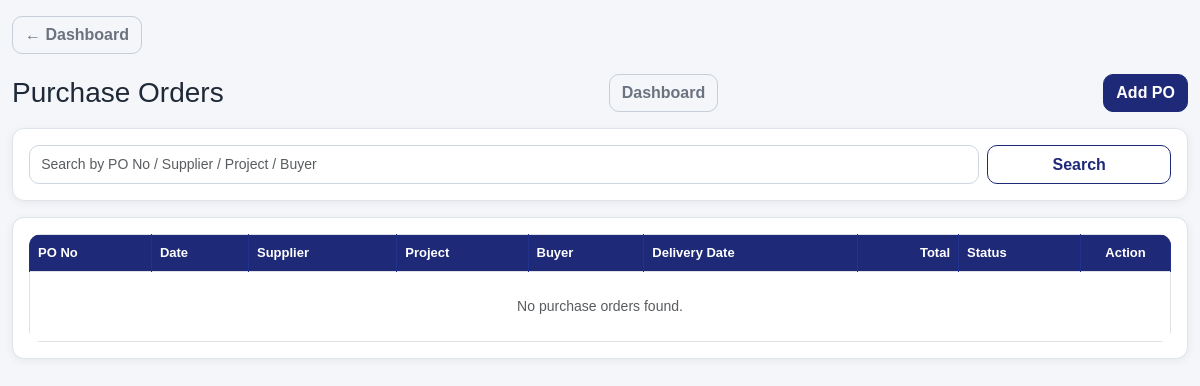
The page /purchase-orders/ (signed in) on the database as committed earlier.
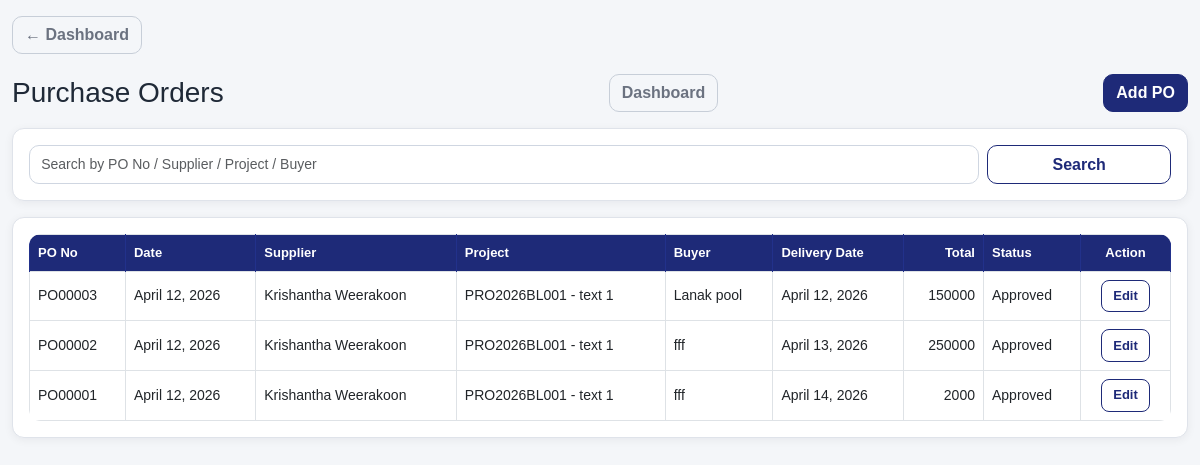
The same page on the database as committed later.
### pos/models.py (models this page shows, shortened)
class PurchaseOrder(models.Model):
    PAYMENT_METHOD_CHOICES = [
        ("cash", "Cash"),
        ("bank", "Bank Transfer"),
        ("cheque", "Cheque"),
    ]
    STATUS_CHOICES = [
        ("draft", "Draft"),
        ("approved", "Approved"),
        ("closed", "Closed"),
    ]
    po_no = models.CharField(max_length=30, unique=True, blank=True, null=True)
    po_date = models.DateField(default=timezone.now)
    delivery_date_required = models.DateField(blank=True, null=True)
    buyer_company_name = models.CharField(max_length=200, blank=True, null=True)
    buyer_address = models.TextField(blank=True, null=True)
    buyer_contact_person = models.CharField(max_length=150, blank=True, null=True)
    buyer_phone = models.CharField(max_length=50, blank=True, null=True)
    buyer_email = models.EmailField(blank=True, null=True)
    supplier = models.ForeignKey("Supplier", on_delete=models.PROTECT, related_name="purchase_orders")
    supplier_address = models.TextField(blank=True, null=True)
    supplier_contact_details = models.CharField(max_length=255, blank=True, null=True)
    project = models.ForeignKey("Project", on_delete=models.SET_NULL, null=True, blank=True, related_name="purchase_orders")
    payment_method = models.CharField(max_length=20, choices=PAYMENT_METHOD_CHOICES, default="bank")
    payment_period = models.CharField(max_length=100, blank=True, null=True)
    delivery_location = models.CharField(max_length=255, blank=True, null=True)
    delivery_method = models.CharField(max_length=100, blank=True, null=True)
    special_instructions = models.TextField(blank=True, null=True)
    terms_and_conditions = models.TextField(blank=True, null=True)
    warranty_details = models.TextField(blank=True, null=True)
    return_policy = models.TextField(blank=True, null=True)
    penalties_conditions = models.TextField(blank=True, null=True)
    authorized_person_name = models.CharField(max_length=150, blank=True, null=True)
    signature_text = models.CharField(max_length=150, blank=True, null=True)
    status = models.CharField(max_length=20, choices=STATUS_CHOICES, default="draft")
    note = models.TextField(blank=True, null=True)
    created_by = models.ForeignKey(
        User,
        on_delete=models.SET_NULL,
        null=True,
        blank=True,
        related_name="created_purchase_orders"
    )
    created_at = models.DateTimeField(auto_now_add=True)
    class Meta:
        ordering = ["-po_date", "-id"]
    @property
    def grand_total(self):
        return self.items.aggregate(total=Sum("line_total"))["total"] or Decimal("0")

class Supplier(models.Model):
    name = models.CharField(max_length=150, unique=True)
    address = models.TextField(blank=True, null=True)
    phone_1 = models.CharField(max_length=30, blank=True, null=True)
    phone_2 = models.CharField(max_length=30, blank=True, null=True)
    phone_3 = models.CharField(max_length=30, blank=True, null=True)
    email = models.EmailField(blank=True, null=True)
    contact_person = models.CharField(max_length=150, blank=True, null=True)
    bank_name = models.CharField(max_length=150, blank=True, null=True)
    bank_branch = models.CharField(max_length=150, blank=True, null=True)
    account_name = models.CharField(max_length=150, blank=True, null=True)
    account_number = models.CharField(max_length=80, blank=True, null=True)
    is_active = models.BooleanField(default=True)
    created_at = models.DateTimeField(auto_now_add=True)
    class Meta:
        ordering = ["name"]

class Project(models.Model):
    PROJECT_TYPE_CHOICES = [
        ("SW", "Swimming Pool"),
        ("BL", "Building"),
        ("EL", "Electrical"),
        ("OT", "Other"),
    ]
    STATUS_CHOICES = [
        ("ongoing", "Ongoing"),
        ("completed", "Completed"),
        ("cancelled", "Cancelled"),
    ]
    project_id = models.CharField(max_length=30, unique=True)
    project_name = models.CharField(max_length=255)
    project_type = models.CharField(max_length=10, choices=PROJECT_TYPE_CHOICES)
    client_name = models.CharField(max_length=255, blank=True, null=True)
    location = models.CharField(max_length=255, blank=True, null=True)
    estimated_value = models.DecimalField(max_digits=14, decimal_places=2, default=0)
    status = models.CharField(max_length=20, choices=STATUS_CHOICES, default="ongoing")
    is_active = models.BooleanField(default=True)
    created_by = models.ForeignKey(User, on_delete=models.SET_NULL, null=True, blank=True, related_name="created_projects")
    updated_by = models.ForeignKey(User, on_delete=models.SET_NULL, null=True, blank=True, related_name="updated_projects")
    created_at = models.DateTimeField(auto_now_add=True)
    class Meta:
        ordering = ["-id"]

### pos/views.py (the view, shortened to what this page needs)
# urls.py: path("purchase-orders/", views.purchase_order_list, name="purchase_order_list"),
@user_passes_test(can_use_project)
def purchase_order_list(request):
    query = request.GET.get("q", "").strip()
    orders = PurchaseOrder.objects.select_related(
        "supplier", "project", "created_by"
    ).prefetch_related("items").order_by("-po_date", "-id")
    return render(request, "pos/purchase_order_list.html", {
        "orders": orders,
        "query": query,
        "is_owner": is_owner(request.user),
    })

### pos/views.py (called while the page is built)
def is_owner(user):
    return user.is_superuser or user.groups.filter(name__iexact="Owner").exists()

def can_use_project(user):
    return is_owner(user) or is_manager(user) or is_clerk(user) or is_cashier(user)

### pos/templates/pos/purchase_order_list.html (shortened to what this page needs)
{% extends "base.html" %}
{% block content %}
<div class="d-flex justify-content-between align-items-center mb-3">
    <h3 class="page-title mb-0">Purchase Orders</h3>
<a href="{% url 'dashboard' %}" class="btn btn-outline-secondary"> Dashboard    </a>
    <a href="{% url 'add_purchase_order' %}" class="btn btn-primary">Add PO</a>
</div>
<div class="card card-soft mb-3">
    <div class="card-body">
        <form method="get" class="row g-2">
            <div class="col-md-10">
                <input type="text" name="q" value="{{ query }}" class="form-control"
                       placeholder="Search by PO No / Supplier / Project / Buyer">
            </div>
            <div class="col-md-2 d-grid">
                <button type="submit" class="btn btn-outline-primary">Search</button>
            </div>
        </form>
    </div>
</div>
<div class="card card-soft">
    <div class="card-body">
        <div class="table-responsive">
            <table class="table table-bordered table-hover align-middle">
                <thead>
                    <tr>
                        <th>PO No</th>
                        <th>Date</th>
                        <th>Supplier</th>
                        <th>Project</th>
                        <th>Buyer</th>
                        <th>Delivery Date</th>
                        <th class="text-end">Total</th>
                        <th>Status</th>
                        <th class="text-center" style="width:90px;">Action</th>
                    </tr>
                </thead>
                <tbody>
                    {% for o in orders %}
                    <tr>
                        <td>{{ o.po_no }}</td>
                        <td>{{ o.po_date }}</td>
                        <td>{{ o.supplier.name }}</td>
                        <td>{% if o.project %}{{ o.project.project_id }} - {{ o.project.project_name }}{% else %}-{% endif %}</td>
                        <td>{{ o.buyer_company_name|default:"-" }}</td>
                        <td>{{ o.delivery_date_required|default:"-" }}</td>
                        <td class="text-end">{{ o.grand_total }}</td>
                        <td>{{ o.get_status_display }}</td>
                        <td class="text-center">
                            <a href="{% url 'edit_purchase_order' o.id %}" class="btn btn-sm btn-outline-primary">Edit</a>
                        </td>
                    </tr>
                    {% empty %}
                    <tr>
                        <td colspan="9" class="text-center text-muted py-4">No purchase orders found.</td>
                    </tr>
                    {% endfor %}
                </tbody>
            </table>
        </div>
    </div>
</div>
{% endblock %}

Rows that differ between the two databases and show on the page:
added PurchaseOrder: po_no "PO00003", po_date "April 12, 2026", supplier.name "Krishantha Weerakoon", project.project_id "PRO2026BL001", project.project_name "text 1", buyer_company_name "Lanak pool", delivery_date_required "April 12, 2026", grand_total "150000", status "Approved"
added PurchaseOrder: po_no "PO00002", po_date "April 12, 2026", supplier.name "Krishantha Weerakoon", project.project_id "PRO2026BL001", project.project_name "text 1", buyer_company_name "fff", delivery_date_required "April 13, 2026", grand_total "250000", status "Approved"
added PurchaseOrder: po_no "PO00001", po_date "April 12, 2026", supplier.name "Krishantha Weerakoon", project.project_id "PRO2026BL001", project.project_name "text 1", buyer_company_name "fff", delivery_date_required "April 14, 2026", grand_total "2000", status "Approved"
Other text that changed with them:
text no longer shown: "No purchase orders found."
